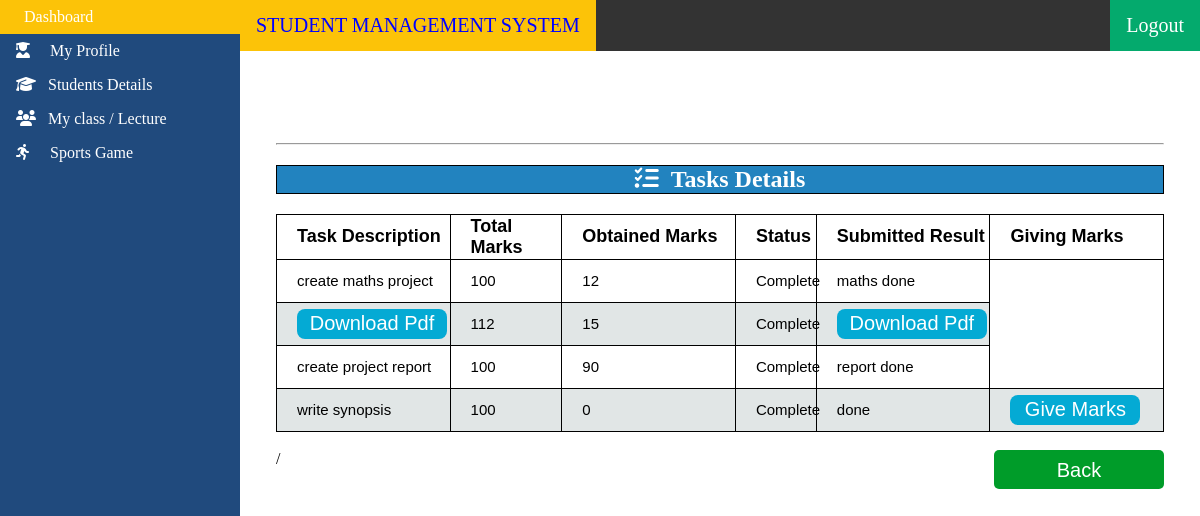
/tsk_detail/5/ (signed in), run on the app's committed database.
### testapp/models.py (models this page shows)
class Student_task_assign(models.Model):
    teacher=models.ForeignKey(User,related_name='S_task_a',on_delete=models.CASCADE,null=True,blank=True)
    class_s=models.IntegerField()
    description=models.TextField(null=True,blank=True)
    pdf= models.FileField(upload_to='tasks/pdf/',null=True,blank=True)
    submission_date=models.DateField(null=True,blank=True)
    total_marks=models.IntegerField(null=True,blank=True)

class Student_task_result(models.Model):
    student_id=models.ForeignKey(User,related_name='result_sid',on_delete=models.CASCADE,null=True,blank=True)
    task_id=models.ForeignKey(Student_task_assign,related_name='result_tid',on_delete=models.CASCADE,null=True,blank=True)
    marks=models.IntegerField(null=True,blank=True)
    status=models.CharField(max_length=20, null=True, blank=True)
    result=models.TextField(null=True,blank=True)
    resultp=models.FileField(upload_to='tasks/pdf/',null=True,blank=True)

### testapp/views.py (the view, shortened to what this page needs)
# urls.py: url(r'^tsk_detail/(?P<id>\d+)/$',views.Task_status_detail,name='tsk_detail'),
def Task_status_detail(request,id):
    print('task status Detail')
    if request.user.is_authenticated and request.user.is_teacher:
            teacher=request.user.is_teacher
            task_assign_data = Student_task_assign.objects.all()
            print('task_assign_data',task_assign_data)
            student_class=User.objects.get(id=id).Class
            marks_list=[]
            for task_assign in task_assign_data:
                if int(task_assign.class_s) == int(student_class):
                    marks_list.append(task_assign.total_marks)
            print('marks_list',marks_list)
            tresult_data=Student_task_result.objects.all()
            print('tresult_data',tresult_data)
            empty_tsk_detail=False
            o_marks=1
            status=True
            if tresult_data:
                        tasks_data_result={}
                        i=1
                        j=0
                        for task in tresult_data:
                            sub={}
                            if str(task.student_id)==User.objects.get(id=id).email:
                                std_task=task.task_id
                                print('description',std_task)
                                if std_task.description:
                                    sub['description']=std_task.description
                                else:
                                    sub['pdf']=std_task.pdf
                                sub['status']=task.status
                                if task.status=='Pending':
                                    status=False
                                sub['o_marks']=task.marks
                                if task.marks == 0:
                                    o_marks=0
                                sub['t_marks']=marks_list[j]
                                sub['result']=task.result
                                sub['resultp']=task.resultp
                                sub['id']=int(task.id)
                                tasks_data_result[i]=sub
                                i+=1
                                j+=1
                        print('task rstatus Detail',tasks_data_result)
                        if not tasks_data_result:
                            empty_tsk_detail=True
            else:
                empty_tsk_detail=True
                print('empty_tsk_detail')
            return render(request,'testapp/admin_panel.html',{'tasks_data_result':tasks_data_result,'teacher':teacher,'id':id,'empty_tsk_detail':empty_tsk_detail,'o_marks':o_marks,'status':status})

### templates/testapp/admin_panel.html (shortened to what this page needs)
<!DOCTYPE html>
<html>
<head>
</head>
<body>
{%if teacher %}
      <ul>
        <li><a class="active" href="#home">&ensp;Dashboard</a></li>
          <li><a href="{% url 'teacher_profile' %}"><i class="fas fa-user-graduate"></i>&ensp;&ensp;&nbsp;My Profile</a>
        <li><a href="{% url 'Mstudent' %}"><i class="fas fa-graduation-cap"></i>&ensp; Students Details</a></li>
        <li><a href="{% url 'teacher_lecture' %}"><i class="fas fa-users"></i>&ensp;&nbsp;My class / Lecture</a></li>
          <li><a href="{% url 'Msports' %}"><i class="fas fa-running"></i>&emsp;&nbsp;Sports Game</a></li>
      </ul>
{%endif%}
<div class="divul">
       <a style="font-size:20px; color:blue;background-color: #fcc308;">STUDENT MANAGEMENT SYSTEM</a>
       {%if login%}
        <a class="active" href="{%url 'login'%}" style="float:right;font-size:20px;">Login</a>
        {%else%}
          <a class="active" href="{%url 'logout'%}" style="float:right;font-size:20px;">Logout</a>
        {%endif%}
</div>
<div style="margin-left:37%;padding-top:5%;">
</div>
<div class="table" style="margin-left:23%;margin-right:3%;"><hr>
{%if tasks_data_result%}
    <h2 style="text-align:center;background-color:#2283bf;border:1px solid black;"><i class="fas fa-tasks"></i>&ensp;Tasks Details </h2>
    <table>
      <thead>
        <th>Task Description</th>
        <th style="width:30%;">Total Marks</th>
        <th>Obtained Marks</th>
        <th style="width:20%;">Status</th>
        <th>Submitted Result</th>
        {%if o_marks == 0 and status%}<th>Giving Marks </th>{%endif%}
      </thead>
      {%for taskr in tasks_data_result.values%}
          <tr>
            {%if taskr.description%}
              <td>{{taskr.description}}</td>
            {%else%}
              <td><button type="button" name="button" style="width:150px;"> <a href="{{taskr.pdf.url}}" target="_blank">Download Pdf</a></button></td>
             {%endif%}
             <td style="width:30%;">{{taskr.t_marks}}</td>
            <td>{{taskr.o_marks}}</td>
            <td style="width:25%;">{{taskr.status}}</td>
            {%if taskr.resultp%}
              <td><button type="button" name="button" style="width:150px;"> <a href="{{taskr.resultp.url}}" target="_blank">Download Pdf</a></button></td>
            {%else%}
              <td>{{taskr.result}}</td>
            {%endif%}
              {% if taskr.status == "Complete" %}
                        {%if mform and taskr.id == id %}
                                <td><div class="search-container" >
                                                        <form method="POST">
                                                          <input type="text" placeholder="Marks.." name="marks" style="width: 90px;border:3px solid green;margin-top:4px;border-radius:5px;">
                                                          <button type="submit"style="float:right;width: 80px;">Submit</button>
                                                          {%csrf_token%}
                                                        </form>
                                </td>
                        {%else%}
                            {%if taskr.o_marks == 0%}  <td> <button type="submit" style="width:130px;" ><a href="/gmarks/{{id}}/{{taskr.id}}">Give Marks</a></button></td>{%endif%}
                        {%endif%}
              {%endif%}
          </tr>
      {%endfor%}
    </table><br>/
    <div class="b3">
        <a href="{% url 'Mstudent' %}" id="a3">Back</a>
    </div>
{%elif empty_tsk_detail%}
  <h2 style="text-align:center;background-color:#2283bf;border:1px solid black;"><i class="fas fa-tasks"></i>&ensp; No Task Details </h2>
  <div class="b3">
      <a href="{% url 'Mstudent' %}" id="a3">Back</a>
  </div>
{%endif%}
</div>
</body>
</html>

### templates/testapp/admin_panel.html (style rules this page uses)
body { margin: 0; overflow: hidden; color:black; }
ul { list-style-type: none; margin: 0; padding: 0; width: 20%; background-color: #204a7d; position: fixed; height: 100%; overflow: auto; }
li a { display: block; color: white; padding: 8px 16px; text-decoration: none; }
li a.active,.divul a.active { background-color: #04AA6D; color: white; }
li a:hover:not(.active) ,button:hover,.divul a:hover, { background-color: #fcc308; color: white; }
.divul { margin-left: 20%; margin-top: 0; list-style-type: none; overflow: hidden; background-color: #333; }
.divul a { display: block; color: white; text-align: center; padding: 14px 16px; text-decoration: none;float: left; }
table { width:100%; border:1px solid black;table-layout: fixed; border-collapse: collapse; }
th { border: 1px solid black; font-size:18px; height:40px; font-family: Arial, Helvetica, sans-serif; width:50%;text-align: left; padding-left:20px; }
td { font-size:15px; width: 50%; text-align: left; font-family: Arial, Helvetica, sans-serif; border: 1px solid black; height:40px; padding-left:20px; }
tr:nth-child(even) { background-color:#e1e6e6; }
button { float:right; }
button a { text-decoration:none;color:white; }
td button { background-color:#04aad4; float:left; font-size:20px; border:none; height:30px; width: 100px; border-radius:8px; }
#a1,#a2,#a3 { text-decoration:none; color:white; font-family: Arial, Helvetica, sans-serif; font-size:20px; }
.b1,.b2,.b3,.b4 { border-radius:5px; height:30px; width:170px; text-align: center; background-color:#009c29; padding-top: 9px; float: right; }
h2 { color: white; }

### data on the page
Student_task_assign: description "create maths project"
Student_task_result: status "Complete", result "maths done"
Student_task_result: status "Complete"
Student_task_assign: description "create project report"
Student_task_result: status "Complete", result "report done"
Student_task_assign: description "write synopsis"
Student_task_result: status "Complete", result "done"

### other printed values
{{ taskr.t_marks }} "100" "112" "100" "100"
{{ taskr.o_marks }} "12" "15" "90" "0"
